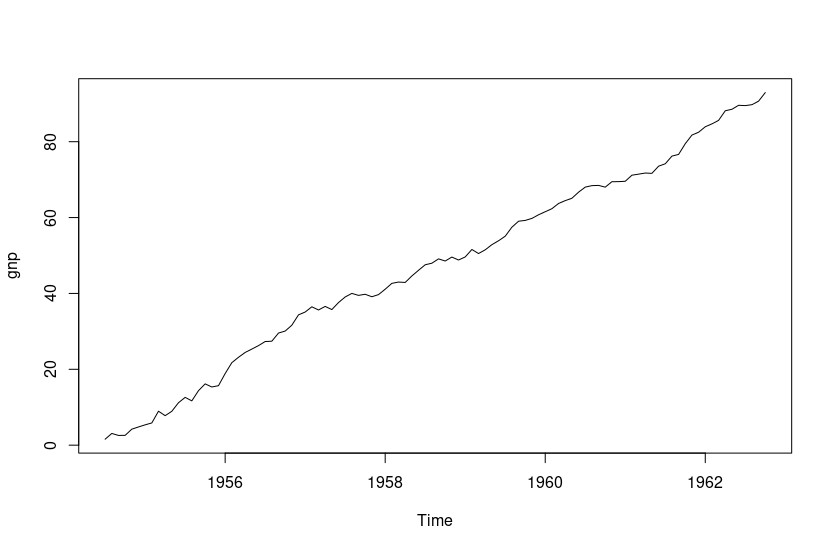

Generate this figure with R:
#Creating time series using function 'ts' 
ts(1:10, frequency = 4, start = c(1959, 2)) # 2nd Quarter of 1959
print( ts(1:10, frequency = 7, start = c(12, 2)), calendar = TRUE)
gnp <- ts(cumsum(1 + round(rnorm(100), 2)),
          start = c(1954, 7), frequency = 12)
plot(gnp)
